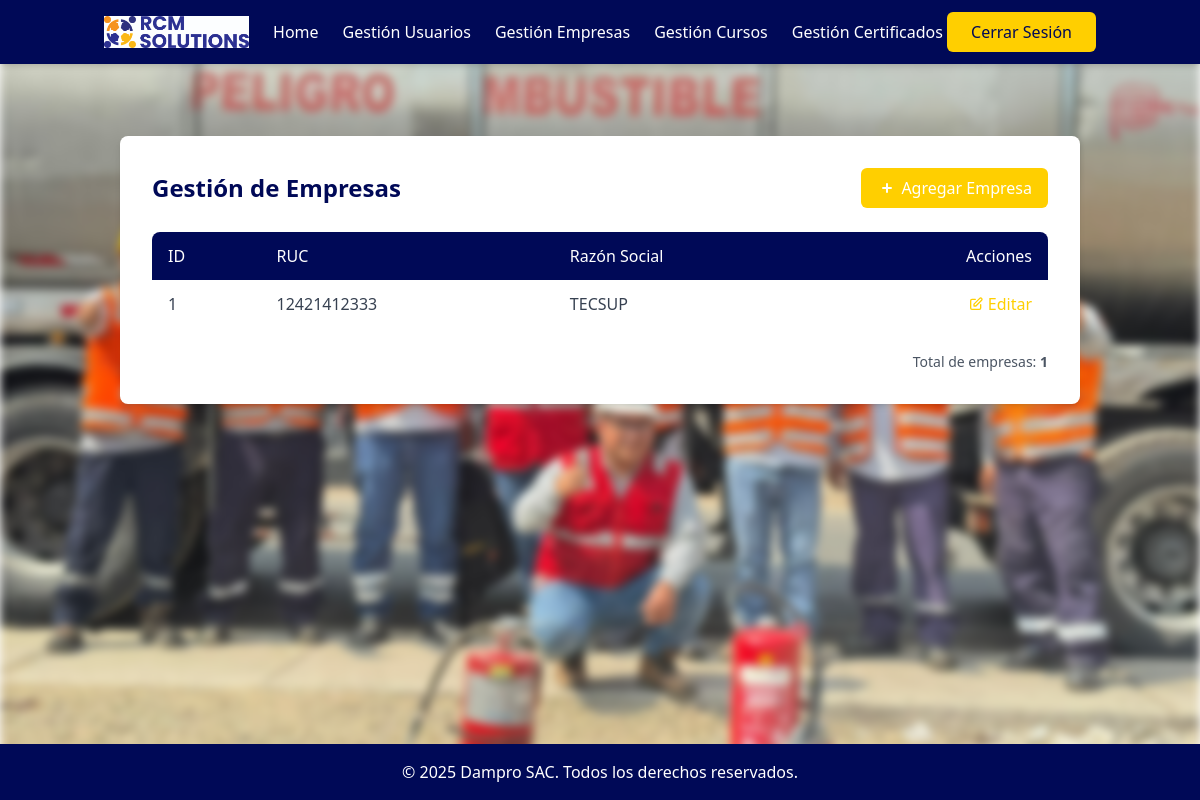
The app's page /dashboard/empresas/ (signed in), older data.
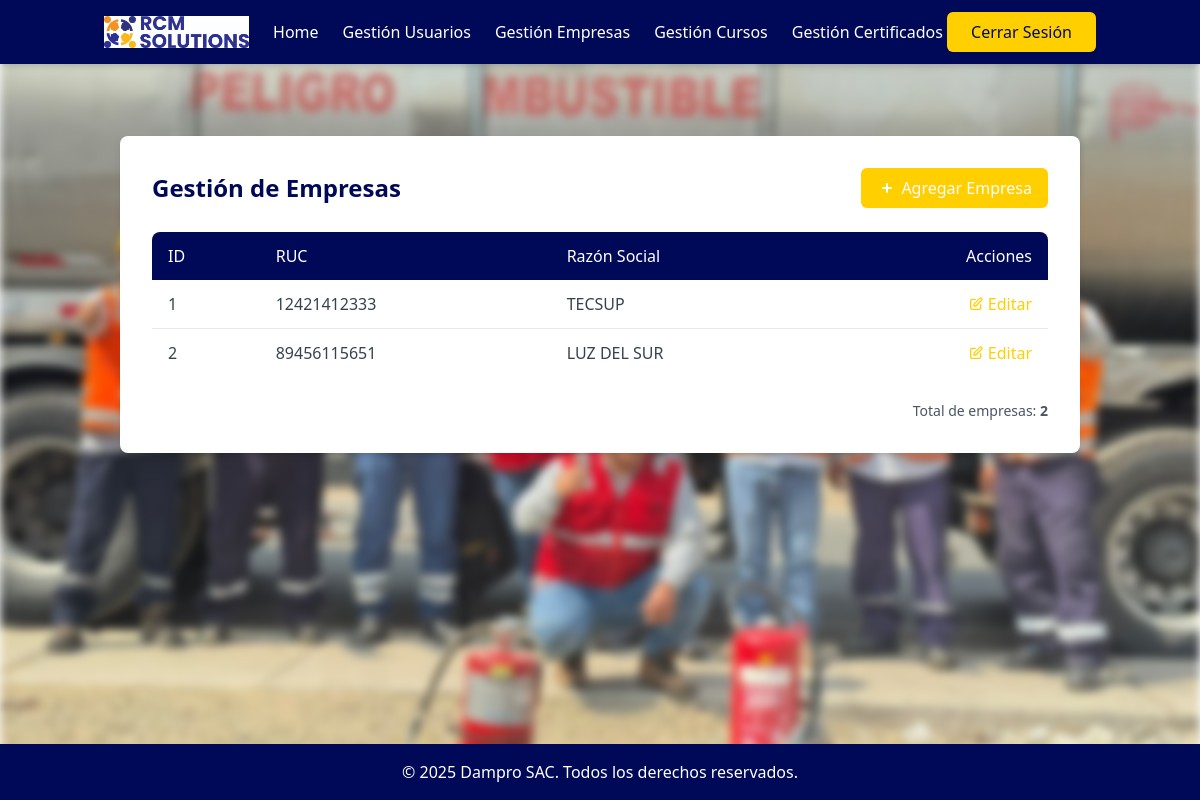
The same page, newer data.
### system/models.py (models this page shows)
class Empresa(models.Model):
    ruc = models.CharField(max_length=11, unique=True)
    nombre = models.CharField(max_length=200)  # razón social

### system/views.py (the view)
# urls.py: path('dashboard/empresas/', views.gestion_empresas, name='gestion_empresas'),
@login_required
def gestion_empresas(request):
    empresas = Empresa.objects.all()
    return render(request, 'system/gestion_empresas.html', {
        'empresas': empresas
    })

### system/views.py (called while the page is built)
def login_required(view_func):
    @wraps(view_func)
    def wrapped_view(request, *args, **kwargs):
        if not request.session.get('user_id'):
            return redirect('system:login')
        return view_func(request, *args, **kwargs)
    return wrapped_view

### system/templates/system/gestion_empresas.html (shortened to what this page needs)
{% extends 'system/base_logged.html' %}
{% block content %}
<section class="py-12">
  <div class="container mx-auto px-4">
    <div class="bg-white rounded-lg shadow-md p-8 max-w-6xl mx-auto">
      <div class="flex justify-between items-center mb-6">
        <h1 class="text-2xl font-bold text-rcm-navy">Gestión de Empresas</h1>
        <a href="{% url 'system:add_empresa' %}" class="bg-rcm-gold text-white py-2 px-4 rounded-md font-medium hover:bg-opacity-90 transition-colors flex items-center">
          <svg xmlns="http://www.w3.org/2000/svg" class="h-5 w-5 mr-1" viewBox="0 0 20 20" fill="currentColor">
            <path fill-rule="evenodd" d="M10 5a1 1 0 011 1v3h3a1 1 0 110 2h-3v3a1 1 0 11-2 0v-3H6a1 1 0 110-2h3V6a1 1 0 011-1z" clip-rule="evenodd" />
          </svg>
          Agregar Empresa
        </a>
      </div>
      <div class="overflow-x-auto">
        <table class="min-w-full bg-white">
          <thead>
            <tr class="bg-rcm-navy text-white">
              <th class="py-3 px-4 text-left font-medium rounded-tl-lg">ID</th>
              <th class="py-3 px-4 text-left font-medium">RUC</th>
              <th class="py-3 px-4 text-left font-medium">Razón Social</th>
              <th class="py-3 px-4 text-right font-medium rounded-tr-lg">Acciones</th>
            </tr>
          </thead>
          <tbody class="divide-y divide-gray-200">
            {% for empresa in empresas %}
            <tr class="hover:bg-rcm-blue-light/10">
              <td class="py-3 px-4 text-gray-700">{{ empresa.id }}</td>
              <td class="py-3 px-4 text-gray-700">{{ empresa.ruc }}</td>
              <td class="py-3 px-4 text-gray-700 font-medium">{{ empresa.nombre }}</td>
              <td class="py-3 px-4 text-right">
                <a href="{% url 'system:edit_empresa' empresa.id %}" class="text-rcm-gold hover:underline font-medium flex items-center justify-end">
                  <svg xmlns="http://www.w3.org/2000/svg" class="h-4 w-4 mr-1" fill="none" viewBox="0 0 24 24" stroke="currentColor">
                    <path stroke-linecap="round" stroke-linejoin="round" stroke-width="2" d="M11 5H6a2 2 0 00-2 2v11a2 2 0 002 2h11a2 2 0 002-2v-5m-1.414-9.414a2 2 0 112.828 2.828L11.828 15H9v-2.828l8.586-8.586z" />
                  </svg>
                  Editar
                </a>
              </td>
            </tr>
            {% empty %}
            <tr>
              <td colspan="4" class="py-8 text-center text-rcm-blue-light italic">No hay empresas registradas.</td>
            </tr>
            {% endfor %}
          </tbody>
        </table>
      </div>
      <div class="mt-6 flex justify-end">
        <div class="text-sm text-gray-600">
          Total de empresas: <span class="font-semibold">{{ empresas|length }}</span>
        </div>
      </div>
    </div>
  </div>
</section>
{% endblock %}

Row changes from the older to the newer data that the page shows:
added Empresa: id "2", ruc "89456115651", nombre "LUZ DEL SUR"
Text that changed along with them:
{{ empresas|length }}: "1" → "2"
